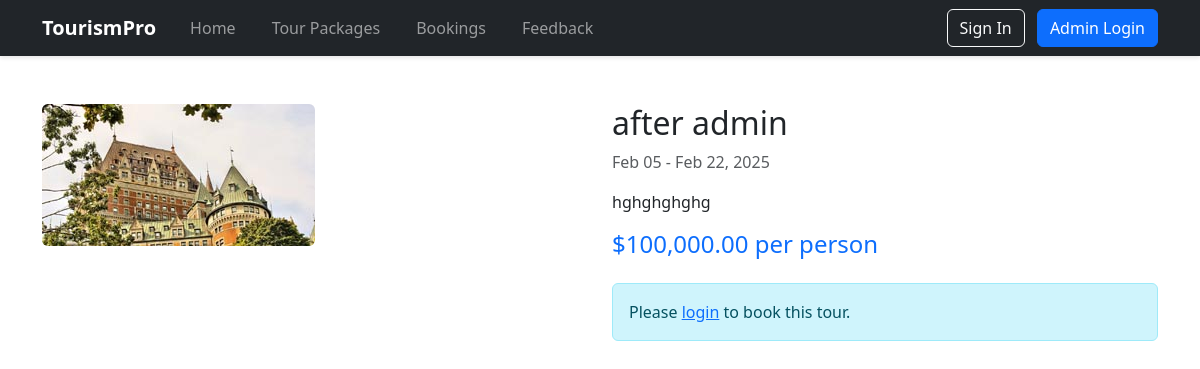
/book-tour.php?id=6, run on the app's committed database.
### tables this page shows
CREATE TABLE `tours` (
  `id` int(11) NOT NULL,
  `name` varchar(100) NOT NULL,
  `description` text DEFAULT NULL,
  `image` varchar(255) DEFAULT NULL,
  `price` decimal(10,2) NOT NULL,
  `start_date` date DEFAULT NULL,
  `end_date` date DEFAULT NULL,
  `created_by` int(11) DEFAULT NULL
);

### book-tour.php (the view, shortened to what this page needs)
<?php
require_once 'config/database.php';
$tour_id = $_GET['id'];
$stmt = $conn->prepare("SELECT * FROM tours WHERE id = ?");
$stmt->bind_param("i", $tour_id);
$stmt->execute();
$tour = $stmt->get_result()->fetch_assoc();
include 'includes/header.php';
?>
<div class="container mt-5">
    <div class="row">
        <div class="col-md-6">
            <img src="uploads/tours/<?php echo $tour['image']; ?>"
                 class="img-fluid rounded"
                 alt="<?php echo $tour['name']; ?>"
                 onerror="this.src='uploads/tours/default.jpg'">
        </div>
        <div class="col-md-6">
            <h2><?php echo $tour['name']; ?></h2>
            <p class="text-muted">
                <?php echo date('M d', strtotime($tour['start_date'])); ?> -
                <?php echo date('M d, Y', strtotime($tour['end_date'])); ?>
            </p>
            <p><?php echo $tour['description']; ?></p>
            <h4 class="text-primary mb-4">$<?php echo number_format($tour['price'], 2); ?> per person</h4>
            <?php if(isset($_SESSION['user_id'])): ?>
                <form action="" method="POST">
                    <div class="mb-3">
                        <label class="form-label">Number of Travelers</label>
                        <input type="number" class="form-control" name="number_of_travelers"
                               min="1" required onchange="updateTotal(this.value)">
                    </div>
                    <div class="mb-3">
                        <label class="form-label">Total Amount</label>
                        <h3 id="totalAmount" class="text-success">$0.00</h3>
                    </div>
                    <button type="submit" class="btn btn-primary btn-lg">Book Now</button>
                </form>
            <?php else: ?>
                <div class="alert alert-info">
                    Please <a href="login.php">login</a> to book this tour.
                </div>
            <?php endif; ?>
        </div>
    </div>
</div>

### css/style.css (style rules this page uses)
body { font-family: 'Poppins', sans-serif; line-height: 1.6; }

### data on the page
tours: image (picture), name "after admin", start_date "Feb 05", end_date "Feb 22, 2025", description "hghghghghg", price "100,000.00"
